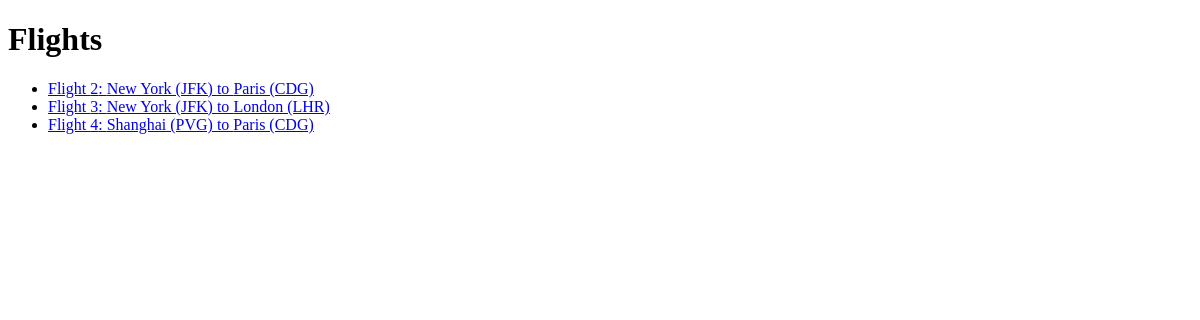
/flights/, run on an earlier commit of the app's database.
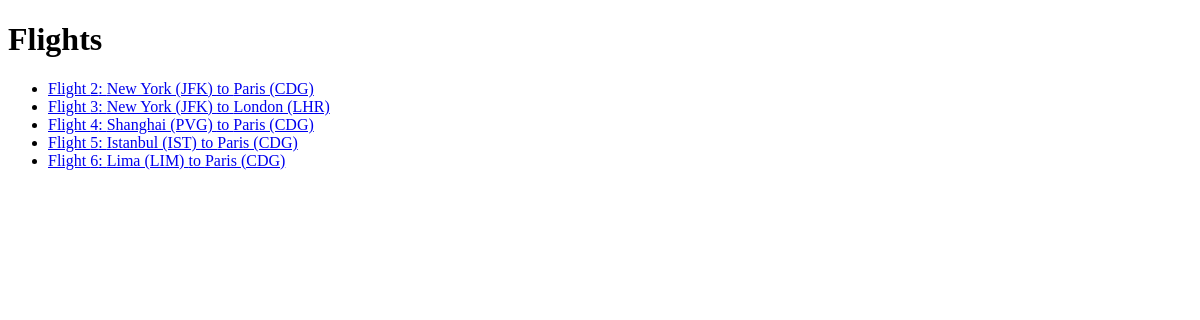
And on a later commit of the database.
### flights/models.py (models this page shows, shortened)
class Flight(models.Model):
    origin = models.ForeignKey(Airport, on_delete=models.CASCADE, related_name="departures")
    destination = models.ForeignKey(Airport, on_delete=models.CASCADE, related_name="arrivals")
    duration = models.IntegerField()

class Airport(models.Model):
    code = models.CharField(max_length=3)
    city = models.CharField(max_length=64)
    def __str__(self):
        return f'{self.city} ({self.code})'

### flights/views.py (the view)
# urls.py: path("", views.index, name="index"),
def index(request):
    return render(request, "flights/index.html", {
        "flights": Flight.objects.all()
    })

### flights/templates/flights/index.html
{% extends "flights/layout.html" %}
{% block body %}
    <h1>Flights</h1>
    <ul>
        {% for flight in flights %}
            <li>
                <a href="{% url 'flight' flight.id%}">
                    Flight {{flight.id}}: {{flight.origin}} to {{flight.destination}}
                </a>
            </li>
        {% endfor %}
    </ul>
{% endblock body %}

### flights/templates/flights/layout.html (shortened to what this page needs)
<!DOCTYPE html>
<html>
<head>
</head>
<body>
	{% block body %}
	{% endblock body %}
</body>
</html>

What changed in the data, as far as the page shows it:
added Flight: id "5", origin "Istanbul (IST)", destination "Paris (CDG)"
added Flight: id "6", origin "Lima (LIM)", destination "Paris (CDG)"
